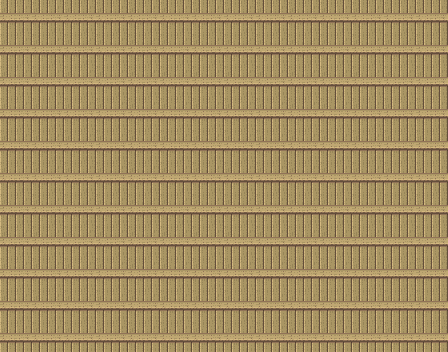

A level layout from a 2D game, rendered from its tile map. Below: a short description, then the map file with its tile-grid data intact:
An orthogonal 14x11 tile map with 32x32 px tiles, 1 tile layer (ground), 2 tilesets and 2 objects (to_front_yard, player_spawn).

<map version="1.8" tiledversion="1.8.2" orientation="orthogonal" renderorder="right-down" width="14" height="11" tilewidth="32" tileheight="32" infinite="0" nextlayerid="1" nextobjectid="1">
 <tileset firstgid="1" name="tiles" tilewidth="32" tileheight="32" tilecount="3" columns="3">
  <image source="../assets/tiles.png" width="96" height="32" />
 </tileset>
 <tileset firstgid="4" source="../assets/tiles/Pipoya RPG Tileset 32x32/SampleMap/samplemap.tsx" />
 <layer id="1" name="ground" width="14" height="11">
  <data encoding="csv">
373,373,373,373,373,373,373,373,373,373,373,373,373,373,
373,373,373,373,373,373,373,373,373,373,373,373,373,373,
373,373,373,373,373,373,373,373,373,373,373,373,373,373,
373,373,373,373,373,373,373,373,373,373,373,373,373,373,
373,373,373,373,373,373,373,373,373,373,373,373,373,373,
373,373,373,373,373,373,373,373,373,373,373,373,373,373,
373,373,373,373,373,373,373,373,373,373,373,373,373,373,
373,373,373,373,373,373,373,373,373,373,373,373,373,373,
373,373,373,373,373,373,373,373,373,373,373,373,373,373,
373,373,373,373,373,373,373,373,373,373,373,373,373,373,
373,373,373,373,373,373,373,373,373,373,373,373,373,373
</data>
 </layer>
  <objectgroup id="3" name="transitions">
   <object id="1" name="to_front_yard" x="128" y="352" width="64" height="32">
   <properties>
    <property name="spawnX" value="10" />
    <property name="spawnY" value="1" />
    <property name="targetMap" value="front_yard" />
   </properties>
  </object>
 </objectgroup>
 <objectgroup id="4" name="spawn">
  <object id="2" name="player_spawn" x="144" y="144" />
 </objectgroup>
</map>
